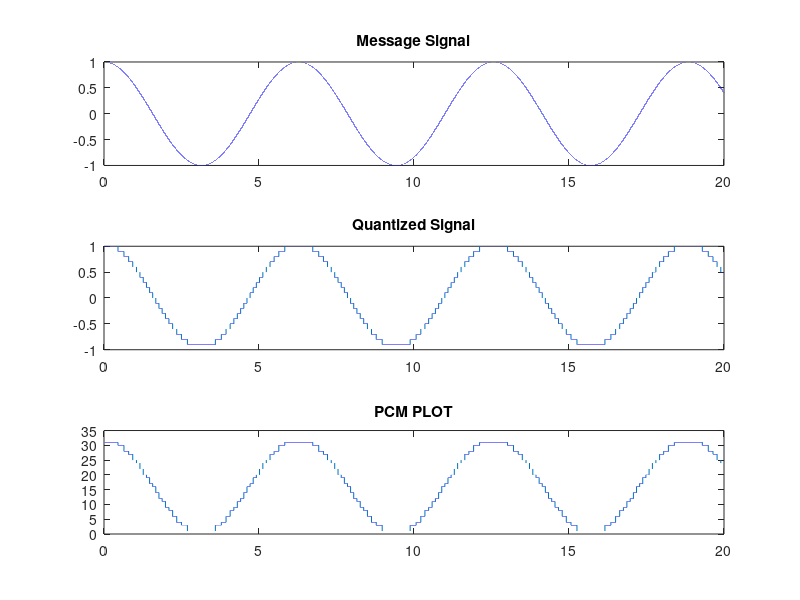

Write MATLAB code to recreate this figure.
clc 
close all 
clear all 
t = 0:0.0001:20; 
c=input ('Enter Bit Depth of PCM Coding:'); 
part = -1:0.1:1; 
codebook = -1:0.1:1.1; 
msg = cos(t); 
[~,quants] = quantiz(msg,part,codebook); 
subplot(3,1,1); 
plot(t,msg); 
title('Message Signal'); 
subplot(3,1,2); 
plot(t,quants); 
title('Quantized Signal'); 
y = uencode(quants,c); 
ybin=dec2bin(y,c); 
subplot(3,1,3); 
plot(t,y); 
title('PCM PLOT');
